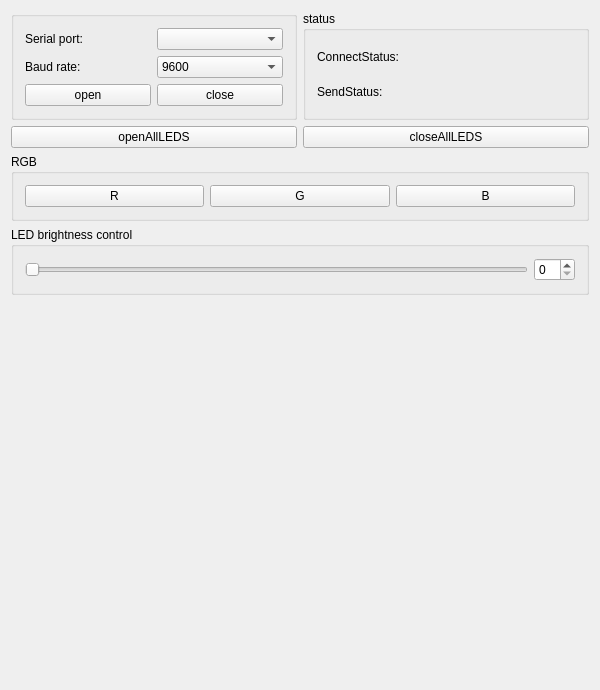
<?xml version="1.0" encoding="UTF-8"?>
<ui version="4.0">
 <class>LEDControlWidgetClass</class>
 <widget class="QWidget" name="LEDControlWidgetClass">
  <property name="geometry">
   <rect>
    <x>0</x>
    <y>0</y>
    <width>600</width>
    <height>690</height>
   </rect>
  </property>
  <property name="windowTitle">
   <string>LEDControlWidget</string>
  </property>
  <layout class="QVBoxLayout" name="verticalLayout">
   <item>
    <layout class="QHBoxLayout" name="horizontalLayout_6">
     <item>
      <widget class="QGroupBox" name="groupBox_3">
       <property name="title">
        <string/>
       </property>
       <layout class="QVBoxLayout" name="verticalLayout_2">
        <item>
         <layout class="QHBoxLayout" name="horizontalLayout_8">
          <item>
           <widget class="QLabel" name="label">
            <property name="text">
             <string>Serial port:</string>
            </property>
           </widget>
          </item>
          <item>
           <widget class="QComboBox" name="serialPort"/>
          </item>
         </layout>
        </item>
        <item>
         <layout class="QHBoxLayout" name="horizontalLayout_7">
          <item>
           <widget class="QLabel" name="label_2">
            <property name="text">
             <string>Baud rate:</string>
            </property>
           </widget>
          </item>
          <item>
           <widget class="QComboBox" name="baudRate">
            <item>
             <property name="text">
              <string>9600</string>
             </property>
            </item>
            <item>
             <property name="text">
              <string>14400</string>
             </property>
            </item>
            <item>
             <property name="text">
              <string>19200</string>
             </property>
            </item>
            <item>
             <property name="text">
              <string>38400</string>
             </property>
            </item>
            <item>
             <property name="text">
              <string>57600</string>
             </property>
            </item>
            <item>
             <property name="text">
              <string>115200</string>
             </property>
            </item>
           </widget>
          </item>
         </layout>
        </item>
        <item>
         <layout class="QHBoxLayout" name="horizontalLayout_9">
          <item>
           <widget class="QPushButton" name="openPort">
            <property name="text">
             <string>open</string>
            </property>
           </widget>
          </item>
          <item>
           <widget class="QPushButton" name="closePort">
            <property name="text">
             <string>close</string>
            </property>
           </widget>
          </item>
         </layout>
        </item>
       </layout>
      </widget>
     </item>
     <item>
      <widget class="QGroupBox" name="groupBox_4">
       <property name="title">
        <string>status</string>
       </property>
       <layout class="QVBoxLayout" name="verticalLayout_3">
        <item>
         <layout class="QHBoxLayout" name="horizontalLayout_10">
          <item>
           <widget class="QLabel" name="label_3">
            <property name="text">
             <string>ConnectStatus:</string>
            </property>
           </widget>
          </item>
          <item>
           <widget class="QLabel" name="connectStatus">
            <property name="text">
             <string/>
            </property>
           </widget>
          </item>
         </layout>
        </item>
        <item>
         <layout class="QHBoxLayout" name="horizontalLayout_11">
          <item>
           <widget class="QLabel" name="label_5">
            <property name="text">
             <string>SendStatus:</string>
            </property>
           </widget>
          </item>
          <item>
           <widget class="QLabel" name="SendStatus">
            <property name="text">
             <string/>
            </property>
           </widget>
          </item>
         </layout>
        </item>
       </layout>
      </widget>
     </item>
    </layout>
   </item>
   <item>
    <layout class="QHBoxLayout" name="horizontalLayout">
     <item>
      <widget class="QPushButton" name="openAllLED">
       <property name="text">
        <string>openAllLEDS</string>
       </property>
      </widget>
     </item>
     <item>
      <widget class="QPushButton" name="closeAllLED">
       <property name="text">
        <string>closeAllLEDS</string>
       </property>
      </widget>
     </item>
    </layout>
   </item>
   <item>
    <layout class="QHBoxLayout" name="horizontalLayout_4">
     <item>
      <widget class="QGroupBox" name="groupBox_2">
       <property name="title">
        <string>RGB</string>
       </property>
       <layout class="QHBoxLayout" name="horizontalLayout_5">
        <item>
         <widget class="QPushButton" name="RLED">
          <property name="text">
           <string>R</string>
          </property>
         </widget>
        </item>
        <item>
         <widget class="QPushButton" name="GLED">
          <property name="text">
           <string>G</string>
          </property>
         </widget>
        </item>
        <item>
         <widget class="QPushButton" name="BLED">
          <property name="text">
           <string>B</string>
          </property>
         </widget>
        </item>
       </layout>
      </widget>
     </item>
    </layout>
   </item>
   <item>
    <layout class="QHBoxLayout" name="horizontalLayout_2">
     <item>
      <widget class="QGroupBox" name="groupBox">
       <property name="title">
        <string>LED brightness control</string>
       </property>
       <layout class="QHBoxLayout" name="horizontalLayout_3">
        <item>
         <widget class="QSlider" name="BrightSlider">
          <property name="orientation">
           <enum>Qt::Horizontal</enum>
          </property>
         </widget>
        </item>
        <item>
         <widget class="QSpinBox" name="BrightSpinBox"/>
        </item>
       </layout>
      </widget>
     </item>
    </layout>
   </item>
   <item>
    <spacer name="verticalSpacer">
     <property name="orientation">
      <enum>Qt::Vertical</enum>
     </property>
     <property name="sizeHint" stdset="0">
      <size>
       <width>20</width>
       <height>40</height>
      </size>
     </property>
    </spacer>
   </item>
  </layout>
 </widget>
 <layoutdefault spacing="6" margin="11"/>
 <resources/>
 <connections/>
</ui>
